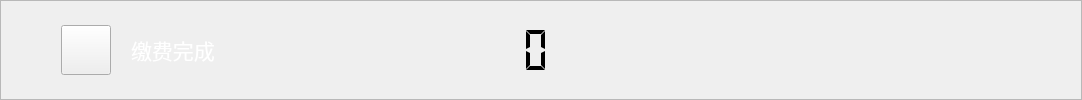
    <widget class="QFrame" name="frame_7">
     <property name="sizePolicy">
      <sizepolicy hsizetype="Preferred" vsizetype="Fixed">
       <horstretch>0</horstretch>
       <verstretch>0</verstretch>
      </sizepolicy>
     </property>
     <property name="frameShape">
      <enum>QFrame::StyledPanel</enum>
     </property>
     <property name="frameShadow">
      <enum>QFrame::Raised</enum>
     </property>
     <layout class="QHBoxLayout" name="horizontalLayout_4">
      <property name="spacing">
       <number>0</number>
      </property>
      <property name="leftMargin">
       <number>0</number>
      </property>
      <property name="topMargin">
       <number>0</number>
      </property>
      <property name="rightMargin">
       <number>0</number>
      </property>
      <property name="bottomMargin">
       <number>0</number>
      </property>
      <item>
       <spacer name="horizontalSpacer_20">
        <property name="orientation">
         <enum>Qt::Horizontal</enum>
        </property>
        <property name="sizeType">
         <enum>QSizePolicy::Fixed</enum>
        </property>
        <property name="sizeHint" stdset="0">
         <size>
          <width>60</width>
          <height>20</height>
         </size>
        </property>
       </spacer>
      </item>
      <item>
       <widget class="QPushButton" name="pushButton_back_2">
        <property name="sizePolicy">
         <sizepolicy hsizetype="Fixed" vsizetype="Fixed">
          <horstretch>0</horstretch>
          <verstretch>0</verstretch>
         </sizepolicy>
        </property>
        <property name="minimumSize">
         <size>
          <width>50</width>
          <height>50</height>
         </size>
        </property>
        <property name="maximumSize">
         <size>
          <width>50</width>
          <height>50</height>
         </size>
        </property>
        <property name="focusPolicy">
         <enum>Qt::NoFocus</enum>
        </property>
        <property name="styleSheet">
         <string notr="true">border-image: url(:/image/picture/qietu/返回.png);</string>
        </property>
        <property name="text">
         <string/>
        </property>
       </widget>
      </item>
      <item>
       <spacer name="horizontalSpacer_7">
        <property name="orientation">
         <enum>Qt::Horizontal</enum>
        </property>
        <property name="sizeType">
         <enum>QSizePolicy::Fixed</enum>
        </property>
        <property name="sizeHint" stdset="0">
         <size>
          <width>20</width>
          <height>20</height>
         </size>
        </property>
       </spacer>
      </item>
      <item>
       <widget class="QLabel" name="label_7">
        <property name="sizePolicy">
         <sizepolicy hsizetype="Preferred" vsizetype="Fixed">
          <horstretch>0</horstretch>
          <verstretch>0</verstretch>
         </sizepolicy>
        </property>
        <property name="minimumSize">
         <size>
          <width>0</width>
          <height>50</height>
         </size>
        </property>
        <property name="maximumSize">
         <size>
          <width>16777215</width>
          <height>50</height>
         </size>
        </property>
        <property name="font">
         <font>
          <family>微软雅黑</family>
          <pointsize>16</pointsize>
         </font>
        </property>
        <property name="text">
         <string>&lt;html&gt;&lt;head/&gt;&lt;body&gt;&lt;p&gt;&lt;span style=&quot; color:#ffffff;&quot;&gt;缴费完成&lt;/span&gt;&lt;/p&gt;&lt;/body&gt;&lt;/html&gt;</string>
        </property>
       </widget>
      </item>
      <item>
       <spacer name="horizontalSpacer_2">
        <property name="orientation">
         <enum>Qt::Horizontal</enum>
        </property>
        <property name="sizeHint" stdset="0">
         <size>
          <width>249</width>
          <height>20</height>
         </size>
        </property>
       </spacer>
      </item>
      <item>
       <widget class="QLCDNumber" name="lcdNumber">
        <property name="sizePolicy">
         <sizepolicy hsizetype="Fixed" vsizetype="Fixed">
          <horstretch>0</horstretch>
          <verstretch>0</verstretch>
         </sizepolicy>
        </property>
        <property name="minimumSize">
         <size>
          <width>120</width>
          <height>50</height>
         </size>
        </property>
        <property name="maximumSize">
         <size>
          <width>120</width>
          <height>50</height>
         </size>
        </property>
        <property name="font">
         <font>
          <family>微软雅黑</family>
          <pointsize>5</pointsize>
         </font>
        </property>
        <property name="layoutDirection">
         <enum>Qt::LeftToRight</enum>
        </property>
        <property name="autoFillBackground">
         <bool>false</bool>
        </property>
        <property name="inputMethodHints">
         <set>Qt::ImhNone</set>
        </property>
        <property name="frameShape">
         <enum>QFrame::NoFrame</enum>
        </property>
        <property name="frameShadow">
         <enum>QFrame::Plain</enum>
        </property>
        <property name="lineWidth">
         <number>1</number>
        </property>
        <property name="midLineWidth">
         <number>0</number>
        </property>
        <property name="smallDecimalPoint">
         <bool>true</bool>
        </property>
        <property name="digitCount">
         <number>2</number>
        </property>
        <property name="segmentStyle">
         <enum>QLCDNumber::Flat</enum>
        </property>
       </widget>
      </item>
      <item>
       <spacer name="verticalSpacer_7">
        <property name="orientation">
         <enum>Qt::Vertical</enum>
        </property>
        <property name="sizeType">
         <enum>QSizePolicy::Fixed</enum>
        </property>
        <property name="sizeHint" stdset="0">
         <size>
          <width>20</width>
          <height>71</height>
         </size>
        </property>
       </spacer>
      </item>
      <item>
       <spacer name="horizontalSpacer_16">
        <property name="orientation">
         <enum>Qt::Horizontal</enum>
        </property>
        <property name="sizeHint" stdset="0">
         <size>
          <width>249</width>
          <height>20</height>
         </size>
        </property>
       </spacer>
      </item>
      <item>
       <widget class="QLabel" name="label_24">
        <property name="sizePolicy">
         <sizepolicy hsizetype="Fixed" vsizetype="Fixed">
          <horstretch>0</horstretch>
          <verstretch>0</verstretch>
         </sizepolicy>
        </property>
        <property name="minimumSize">
         <size>
          <width>168</width>
          <height>69</height>
         </size>
        </property>
        <property name="maximumSize">
         <size>
          <width>168</width>
          <height>69</height>
         </size>
        </property>
        <property name="styleSheet">
         <string notr="true">border-image: url(:/image/picture/qietu/95598.png);</string>
        </property>
        <property name="text">
         <string/>
        </property>
       </widget>
      </item>
      <item>
       <spacer name="horizontalSpacer_4">
        <property name="orientation">
         <enum>Qt::Horizontal</enum>
        </property>
        <property name="sizeType">
         <enum>QSizePolicy::Fixed</enum>
        </property>
        <property name="sizeHint" stdset="0">
         <size>
          <width>60</width>
          <height>20</height>
         </size>
        </property>
       </spacer>
      </item>
     </layout>
    </widget>
